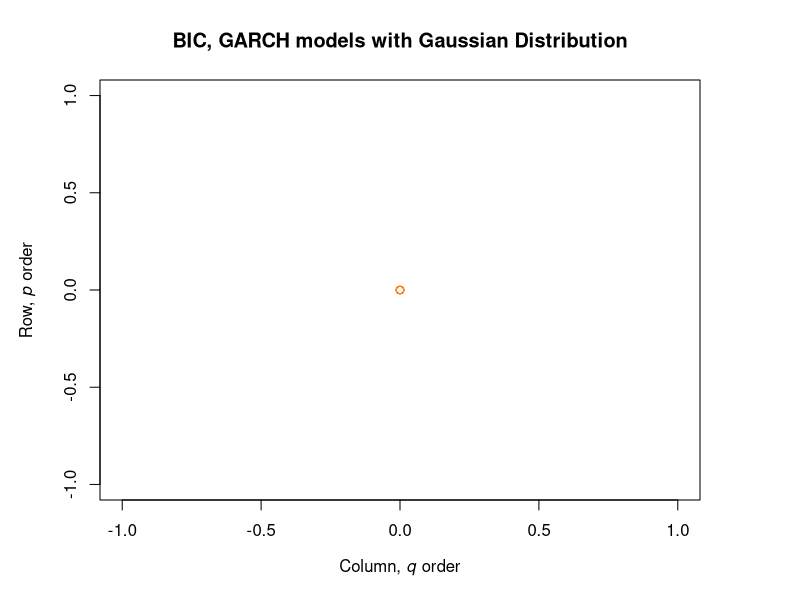

Write the R code that produced this figure. (Note: this script raises an error after producing the figure.)
# Determining sGARCH for normal distribution using AIC
aic_garch_norm = matrix(0,5,5)
for (i in 1:5) {
  for (j in 1:5) {
    tryCatch({
      garch_spec = ugarchspec(variance.model = list(garchOrder=c(i,j), 
                                                    model = "sGARCH"), 
                              mean.model = list(armaOrder=c(0,0),
                                                include.mean = TRUE),
                              distribution.model = "norm")
      garch_fit = ugarchfit(spec=garch_spec, data=returns, 
                            solver = "gosolnp",
                            solver.control=list(trace = 1))
      aic_garch_norm[i,j] = infocriteria(garch_fit)[2]
    }, error=function(e){cat("ERROR :",conditionMessage(e), "\n")})
  }
}

aic_garch_norm
which(min(aic_garch_norm) == aic_garch_norm)

par(mar=c(5, 5, 4, 5))
plot(aic_garch_norm, col=heat.colors(n = 10, alpha = 0.9), digits = 4,
     main = "BIC, GARCH models with Gaussian Distribution",
     xlab = expression(paste("Column, ", italic("q"), " order")), 
     ylab = expression(paste("Row, ", italic("p"), " order")))
dev.off

# Model specification
garchspec_norm = ugarchspec(mean.model = list(armaOrder = c(0,0), 
                                                include.mean = TRUE), 
                              variance.model = list(garchOrder = c(1,1), 
                                                    model = "sGARCH"),
                              distribution.model = "norm")
garchfit_norm = ugarchfit(data = returns, spec = garchspec_norm, solver = "gosolnp",
                            solver.control=list(trace = 1))
garchfit_norm

plot(garch22fit_norm)
# Model validation
par(mfrow=c(1,2))
acf(garchfit_norm@fit$z, main = "ACF of the standardized residuals") # acf of the standardized residuals
acf(garchfit_norm@fit$z^2, main = "ACF of the squared standardized residuals") # acf of (standardized residuals)^2 
dev.off
par(mfrow=c(1,2))
plot(garchfit_norm, which = 9) # QQ plot of the standardized residuals
plot(garchfit_norm, which = 8)
dev.off

#-------------------------------------------------------------------------------

# Determining sGARCH for sstd distribution using AIC
aic_garch_sstd = matrix(0,5,5)
for (i in 1:5) {
  for (j in 1:5) {
    tryCatch({
      garch_spec = ugarchspec(variance.model = list(garchOrder=c(i,j), 
                                                    model = "sGARCH"), 
                              mean.model = list(armaOrder=c(0,0),
                                                include.mean = FALSE),
                              distribution.model = "sstd")
      garch_fit = ugarchfit(spec=garch_spec, data=returns, 
                            solver = "gosolnp",
                            solver.control=list(trace = 1))
      aic_garch_sstd[i,j] = infocriteria(garch_fit)[2]
    }, error=function(e){cat("ERROR :",conditionMessage(e), "\n")})
  }
}

aic_garch_sstd
which(min(aic_garch_sstd) == aic_garch_sstd)

par(mar=c(5, 5, 4, 5))
plot(aic_garch_sstd, col=heat.colors(n = 10, alpha = 0.9), digits = 4,
     main = "BIC, GARCH models with skewed student's t-distribution",
     xlab = expression(paste("Column, ", italic("q"), " order")), 
     ylab = expression(paste("Row, ", italic("p"), " order")))
dev.off


# Model specification
garchspec_sstd = ugarchspec(mean.model = list(armaOrder = c(0,0), 
                                                include.mean = TRUE), 
                              variance.model = list(garchOrder = c(1,1), 
                                                    model = "sGARCH"),
                              distribution.model = "sstd")
garchfit_sstd = ugarchfit(data = returns, spec = garchspec_sstd, solver = "gosolnp",
                            solver.control=list(trace = 1))
garchfit_sstd

# Model validation
par(mfrow = c(1,2))
acf(garch22fit_sstd@fit$z, main = "ACF of the standardized residuals") # acf of the standardized residuals
acf(garch22fit_sstd@fit$z^2, main = "ACF of the squared standardized residuals") # acf of (standardized residuals)^2 
dev.off
par(mfrow = c(1,2))
plot(garch22fit_sstd, which = 9) # QQ plot of the standardized residuals
plot(garch22fit_sstd, which = 8)
dev.off
#-------------------------------------------------------------------------------

# Determining sGARCH for ged distribution using AIC
aic_garch_ged = matrix(0,5,5)
for (i in 1:5) {
  for (j in 1:5) {
    tryCatch({
      garch_spec = ugarchspec(variance.model = list(garchOrder=c(i,j), 
                                                    model = "sGARCH"), 
                              mean.model = list(armaOrder=c(0,0),
                                                include.mean = FALSE),
                              distribution.model = "ged")
      garch_fit = ugarchfit(spec=garch_spec, data=returns, 
                            solver = "gosolnp",
                            solver.control=list(trace = 1))
      aic_garch_ged[i,j] = infocriteria(garch_fit)[2]
    }, error=function(e){cat("ERROR :",conditionMessage(e), "\n")})
  }
}

aic_garch_ged
which(min(aic_garch_ged) == aic_garch_ged)

par(mar=c(5, 5, 4, 5))
plot(aic_garch_ged, col=heat.colors(n = 10, alpha = 0.9), digits = 4,
     main = "BIC, GARCH models with generalized error distribution",
     xlab = expression(paste("Column, ", italic("q"), " order")), 
     ylab = expression(paste("Row, ", italic("p"), " order")))
dev.off


# Model specification
garchspec_ged = ugarchspec(mean.model = list(armaOrder = c(0,0), 
                                               include.mean = TRUE), 
                             variance.model = list(garchOrder = c(1,1), 
                                                   model = "sGARCH"),
                             distribution.model = "ged")
garchfit_ged = ugarchfit(data = returns, spec = garchspec_ged, solver = "gosolnp",
                           solver.control=list(trace = 1))
garchfit_ged

# Model validation
par(mfrow = c(1,2))
acf(garchfit_ged@fit$z, main = "ACF of the standardized residuals") # acf of the standardized residuals
acf(garchfit_ged@fit$z^2,  main = "ACF of the squared standardized residuals") # acf of (standardized residuals)^2 
dev.off
par(mfrow = c(1,2))
plot(garchfit_ged, which = 9) # QQ plot of the standardized residuals
plot(garchfit_ged, which = 8)
dev.off
# --------------------------------------------------------------------------
# Leverage effect
ccf_norm = ccf(garch22fit_norm@fit$sigma, as.ts(returns))
ccf_sstd = ccf(garch22fit_sstd@fit$sigma, as.ts(returns))
ccf_ged = ccf(garch22fit_ged@fit$sigma, as.ts(returns))

layout(matrix(c(0,1,1,0,2,2,3,3), 2, 4, byrow = TRUE))
plot(ccf_norm[ccf_norm$lag[36:71],], main = expression(paste(hat(rho)(sigma[t], epsilon[t-h]), " where " , eta[t], " is standard normal")), las =1)
plot(ccf_sstd[ccf_sstd$lag[36:71],], main = expression(paste(hat(rho)(sigma[t], epsilon[t-h]), " where " , eta[t], " is SSTD")), las =1)
plot(ccf_ged[ccf_ged$lag[36:71],], main = expression(paste(hat(rho)(sigma[t], epsilon[t-h]), " where " , eta[t], " is GED")), las =1)


# Simulations
# SSTD
sim = ugarchsim(fit = garch22fit_sstd, n.sim = length(returns), n.start = 0, m.sim = 1000, rseed = NA)
kurt = kurtosis(sim@simulation$seriesSim)
mean(t(kurt))

# Normal
sim = ugarchsim(fit = garch22fit_norm, n.sim = length(returns), n.start = 0, m.sim = 1000, rseed = NA)
kurt = kurtosis(sim@simulation$seriesSim)
mean(t(kurt))

# GED
sim = ugarchsim(fit = garch22fit_ged, n.sim = length(returns), n.start = 0, m.sim = 1000, rseed = NA)
kurt = kurtosis(sim@simulation$seriesSim)
mean(t(kurt))
